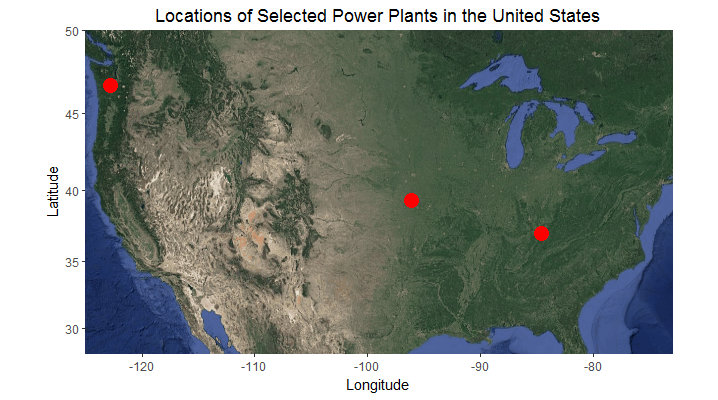

Write the R code that produced this figure.
library(ggplot2)
library(ggmap)

JECeGRIDLoc <- c(39.2865, -96.1172)
JSCeGRIDLoc <- c(36.9981, -84.5919)
TCGeGRIDLoc <- c(46.7559, -122.8598)

PlantLocations <- data.frame(c(39.2865, 36.9981, 46.7559), c(-96.1172, -84.5919, -122.8598))
names(PlantLocations) <- c("Lat", "Long")

test <- get_map(location = c(-100, 40), maptype = "satellite", zoom = 4)
ggmap(test) +
  scale_x_continuous(limits = c(-125, -73), expand = c(0, 0)) +
  scale_y_continuous(limits = c(28, 50), expand = c(0, 0)) +
  geom_point(data = PlantLocations, aes(x = Long, y = Lat), size = 5, color = "red") +
  ggtitle("Locations of Selected Power Plants in the United States") +
  theme(plot.title = element_text(hjust = 0.5)) +
  xlab("Longitude") +
  ylab("Latitude")
